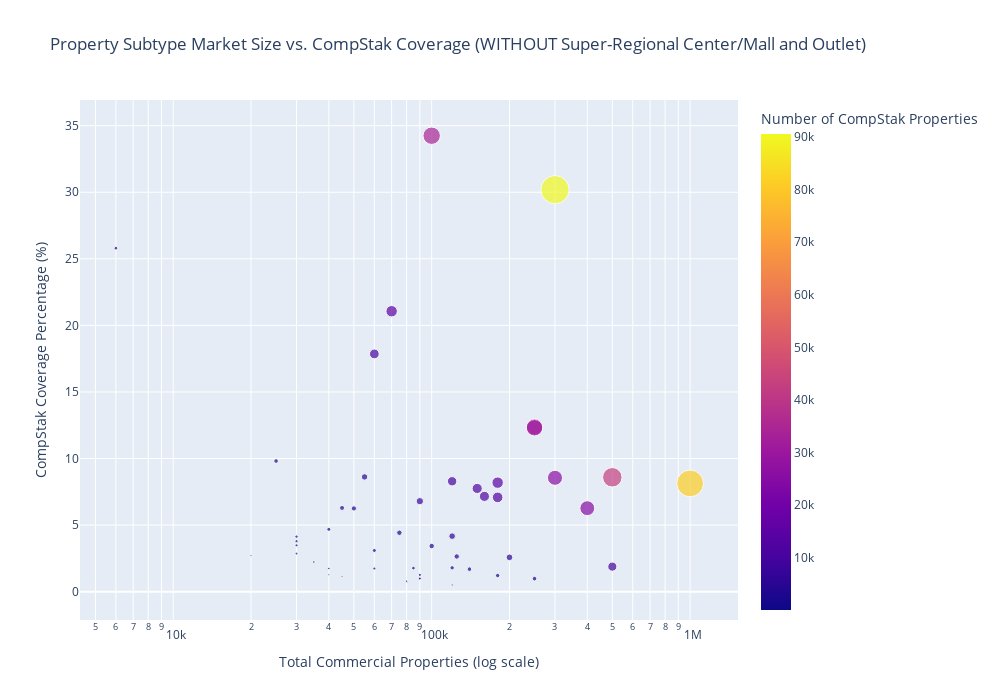

Write notebook code for a chart like this one.
### Code cell
# Interactive plot for Property Subtypes without the outliers
import plotly.express as px
from datetime import datetime

# Filter to only include subtypes with actual coverage
non_zero_subtypes_no_outlier = subtype_coverage_no_outlier[subtype_coverage_no_outlier['CompStak_Properties'] > 0]

fig_subtypes_no_outlier = px.scatter(non_zero_subtypes_no_outlier, 
                        x='Total_Properties', 
                        y='Coverage_Percent',
                        size='CompStak_Properties',
                        color='CompStak_Properties',
                        hover_name='Property Subtype',
                        hover_data=['CompStak_Properties', 'Total_Properties', 'Coverage_Percent'],
                        log_x=True,
                        title='Property Subtype Market Size vs. CompStak Coverage (WITHOUT Super-Regional Center/Mall and Outlet)',
                        labels={
                            'Total_Properties': 'Total Commercial Properties (log scale)',
                            'Coverage_Percent': 'CompStak Coverage Percentage (%)',
                            'CompStak_Properties': 'Number of CompStak Properties'
                        })

# Highlight certain important property subtypes with annotations
for i, row in non_zero_subtypes_no_outlier.nlargest(5, 'Coverage_Percent').iterrows():
    fig_subtypes_no_outlier.add_annotation(
        x=row['Total_Properties'],
        y=row['Coverage_Percent'],
        text=row['Property Subtype'],
        showarrow=True,
        arrowhead=1,
        ax=20,
        ay=-20
    )

fig_subtypes_no_outlier.update_layout(height=700, width=1000)

# Generate timestamp for unique filename
timestamp = datetime.now().strftime('%Y%m%d_%H%M%S')
fig_subtypes_no_outlier.write_html(f'C:/Users/clint/Desktop/compstak-ra/Images/plots/property_subtype_coverage_no_outlier_{timestamp}.html')
fig_subtypes_no_outlier.write_image(f'C:/Users/clint/Desktop/compstak-ra/Images/plots/property_subtype_coverage_no_outlier_{timestamp}.png')
fig_subtypes_no_outlier.show()

### Figure 1 — Plotly figure (JSON) as saved in the notebook; plotly's stock layout.template omitted (floating-point values rounded to 4 significant figures)
{"data": [{"customdata": [[9392], [2830], [25077], [81315], [90588], [2147], [30934], [11627], [1240], [34246], [4739], [506], [2366], [12746], [3301], [42942], [25654], [30771], [6115], [5151], [2438], [5002], [1043], [14738], [905], [627], [599], [779], [11448], [697], [3427], [1134], [14744], [10714], [3126], [3319], [1137], [1872], [2453], [858], [9948], [1855], [60], [1548], [2177], [1502], [520], [876], [539], [1043], [18], [24]], "hovertemplate": "<b>%{hovertext}</b><br><br>Total Commercial Properties (log scale)=%{x}<br>CompStak Coverage Percentage (%)=%{y}<br>Number of CompStak Properties=%{marker.color}<extra></extra>", "hovertext": ["Hospitality Related", "Mobile Home Park", "Vacant Land", "Warehouse/Distribution", "Apartments", "Assembly/Meeting Place", "Mixed-Use", "Neighborhood Shopping Center", "Refrigerated/Cold Storage", "Flex/R&D", "Self-Storage", "Communication/Data Center", "Educational/School", "Freestanding", "Fuel & Service Station", "General Retail", "Restaurant/Bar", "Medical/Healthcare", "Parking", "Shopping Centers", "Special Purpose", "Financial Building", "Industrial Outdoor Storage", "Light Industrial", "Heavy Industrial", "Transportation", "Hospital/Healthcare Facility", "Student Housing", "Manufacturing", "Senior Housing", "Community Shopping Center", "Inline", "Automotive", "Condominium", "Sports & Recreation", "Business Park", "Community/Recreation Center", "Special Industrial", "Life Science/Lab", "Processing", "Convenience/Strip Center", "Municipality/Public Service", "Drive Thru", "Department Store", "Street Retail/Storefront", "Bank", "Showroom", "Professional Building", "Funeral/Mortuary", "Day Care Facility", "Live/Work", "Under Construction"], "legendgroup": "", "marker": {"color": [9392, 2830, 25077, 81315, 90588, 2147, 30934, 11627, 1240, 34246, 4739, 506, 2366, 12746, 3301, 42942, 25654, 30771, 6115, 5151, 2438, 5002, 1043, 14738, 905, 627, 599, 779, 11448, 697, 3427, 1134, 14744, 10714, 3126, 3319, 1137, 1872, 2453, 858, 9948, 1855, 60, 1548, 2177, 1502, 520, 876, 539, 1043, 18, 24], "coloraxis": "coloraxis", "size": [9392, 2830, 25077, 81315, 90588, 2147, 30934, 11627, 1240, 34246, 4739, 506, 2366, 12746, 3301, 42942, 25654, 30771, 6115, 5151, 2438, 5002, 1043, 14738, 905, 627, 599, 779, 11448, 697, 3427, 1134, 14744, 10714, 3126, 3319, 1137, 1872, 2453, 858, 9948, 1855, 60, 1548, 2177, 1502, 520, 876, 539, 1043, 18, 24], "sizemode": "area", "sizeref": 226.5, "symbol": "circle"}, "mode": "markers", "name": "", "orientation": "v", "showlegend": false, "type": "scatter", "x": [500000, 45000, 400000, 1000000, 300000, 120000, 250000, 150000, 30000, 100000, 55000, 40000, 140000, 180000, 125000, 500000, 300000, 250000, 90000, 200000, 250000, 120000, 60000, 180000, 90000, 80000, 120000, 35000, 160000, 40000, 100000, 90000, 70000, 60000, 50000, 75000, 30000, 40000, 25000, 30000, 120000, 60000, 25000, 6000, 180000, 85000, 45000, 90000, 20000, 30000, 10000, 50000], "xaxis": "x", "y": [1.878, 6.289, 6.269, 8.131, 30.2, 1.789, 12.37, 7.751, 4.133, 34.25, 8.616, 1.265, 1.69, 7.081, 2.641, 8.588, 8.551, 12.31, 6.794, 2.575, 0.9752, 4.168, 1.738, 8.188, 1.006, 0.7838, 0.4992, 2.226, 7.155, 1.742, 3.427, 1.26, 21.06, 17.86, 6.252, 4.425, 3.79, 4.68, 9.812, 2.86, 8.29, 3.092, 0.24, 25.8, 1.209, 1.767, 1.156, 0.9733, 2.695, 3.477, 0.18, 0.048], "yaxis": "y"}], "layout": {"annotations": [{"arrowhead": 1, "ax": 20, "ay": -20, "showarrow": true, "text": "Flex/R&D", "x": 100000, "y": 34.25}, {"arrowhead": 1, "ax": 20, "ay": -20, "showarrow": true, "text": "Apartments", "x": 300000, "y": 30.2}, {"arrowhead": 1, "ax": 20, "ay": -20, "showarrow": true, "text": "Department Store", "x": 6000, "y": 25.8}, {"arrowhead": 1, "ax": 20, "ay": -20, "showarrow": true, "text": "Automotive", "x": 70000, "y": 21.06}, {"arrowhead": 1, "ax": 20, "ay": -20, "showarrow": true, "text": "Condominium", "x": 60000, "y": 17.86}], "coloraxis": {"colorbar": {"title": {"text": "Number of CompStak Properties"}}, "colorscale": [[0, "#0d0887"], [0.1111, "#46039f"], [0.2222, "#7201a8"], [0.3333, "#9c179e"], [0.4444, "#bd3786"], [0.5556, "#d8576b"], [0.6667, "#ed7953"], [0.7778, "#fb9f3a"], [0.8889, "#fdca26"], [1, "#f0f921"]]}, "height": 700, "legend": {"itemsizing": "constant", "tracegroupgap": 0}, "title": {"text": "Property Subtype Market Size vs. CompStak Coverage (WITHOUT Super-Regional Center/Mall and Outlet)"}, "width": 1000, "xaxis": {"anchor": "y", "domain": [0, 1], "title": {"text": "Total Commercial Properties (log scale)"}, "type": "log"}, "yaxis": {"anchor": "x", "domain": [0, 1], "title": {"text": "CompStak Coverage Percentage (%)"}}}}
